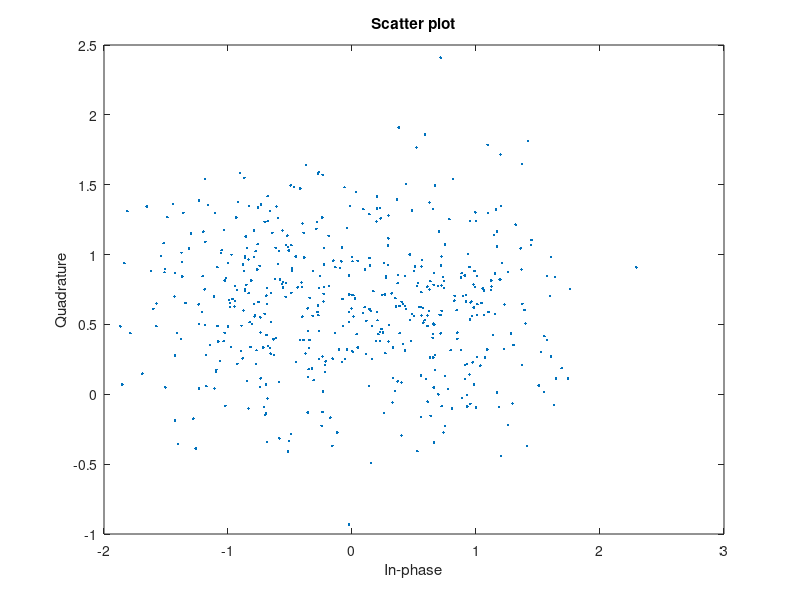

Reproduce this figure in MATLAB.


% Define channel parameters
SNR_dB = 5; % Signal-to-Noise Ratio (SNR) in dB
SNR = 10^(SNR_dB/10); % Convert SNR to linear scale



% Generate random binary data (2 bits per symbol)
data_bits = randi([0, 1], 1, 512); % 512 symbols with 2 bits each

% Map binary data to QPSK symbols
qpsk_symbols = pskmod(data_bits,4,pi/4); % QPSK modulation

% Add AWGN to QPSK symbols
received_symbols = awgn(qpsk_symbols, SNR);

scatterplot(received_symbols)
% Define QPSK constellation points
constellation = pskmod(0:3,4,pi/4); % QPSK constellation

% Initialize variables
ml_symbols = zeros(1, length(received_symbols));

% Perform ML detection
for i = 1:length(received_symbols)
    % Calculate Euclidean distance to each constellation point
    distances = abs(received_symbols(i) - constellation);
    
    % Determine the index of the nearest constellation point (ML detection)
    [~, idx] = min(distances);
    
    % Map index back to QPSK symbol
    ml_symbols(i) = constellation(idx);
end


% Calculate Bit Error Rate (BER)
num_errors = sum(ml_symbols ~= qpsk_symbols);
ber = num_errors / (512 * 2); % Total number of bits transmitted = 512 * 2

fprintf('Bit Error Rate (BER): %f\n', ber);


